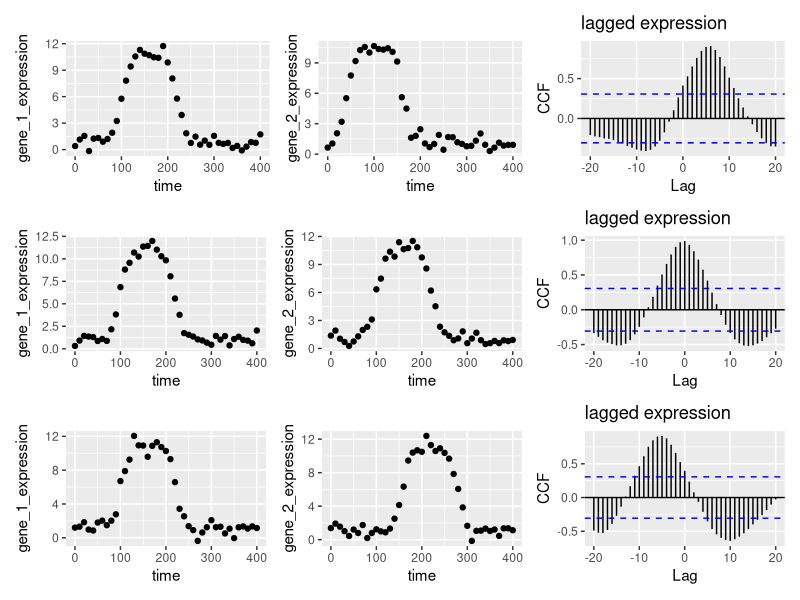

The R source for this figure:
library(ggplot2)
library(patchwork)
library(forecast)

# Define function to generate expression data using an impulse model and adding some noise
impulse_plus_noise <- function(h0=0, h1=10, h2=0, lambda=0.1, t=seq(0,400,10), t1) { 
  t2=t1+120 # set offset time to 120 min after onset
  (1/h1)*((h0+(h1-h0)*(1/(1+exp(-lambda*(t-t1)))))*(h2+(h1-h2)*(1/(1+exp(lambda*(t-t2)))))) + rnorm(length(t), mean = 1, sd = 0.5)
}

plot_lags <- function(shift){
  # Create some gene expression data
  test_data <- data.frame(time = seq(0,400,10),
                          gene_1_expression = impulse_plus_noise(t1 = 100),
                          gene_2_expression = impulse_plus_noise(t1 = 100 + shift))
  
  # Plot expression of the two genes + ccf plot
  g1 <- ggplot(test_data, aes(x=time, y=gene_1_expression)) + geom_point()
  g2 <- ggplot(test_data, aes(x=time, y=gene_2_expression)) + geom_point()
  g3 <- ggCcf(x = test_data$gene_1_expression, y = test_data$gene_2_expression, lag.max = 20, type="correlation", plot = TRUE) + ggtitle("lagged expression")
  
  return(g1 | g2 | g3)
}

# Shift gene 2's expression forward and backwards in time relative to gene 1
set.seed(1234)
ggsave(filename = "figures_track/lag_example.png",
       plot = plot_lags(-60) / plot_lags(0) / plot_lags(60),
       device = "png", width = 25, height = 20, units = "cm")
